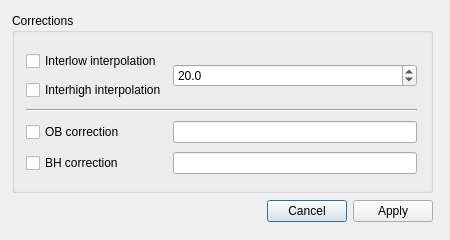
<?xml version="1.0" encoding="UTF-8"?>
<ui version="4.0">
 <class>QCstmCorrectionsDialog</class>
 <widget class="QDialog" name="QCstmCorrectionsDialog">
  <property name="geometry">
   <rect>
    <x>0</x>
    <y>0</y>
    <width>450</width>
    <height>240</height>
   </rect>
  </property>
  <property name="sizePolicy">
   <sizepolicy hsizetype="Preferred" vsizetype="Preferred">
    <horstretch>0</horstretch>
    <verstretch>0</verstretch>
   </sizepolicy>
  </property>
  <property name="minimumSize">
   <size>
    <width>450</width>
    <height>240</height>
   </size>
  </property>
  <property name="maximumSize">
   <size>
    <width>450</width>
    <height>240</height>
   </size>
  </property>
  <property name="windowTitle">
   <string>Dialog</string>
  </property>
  <property name="locale">
   <locale language="English" country="UnitedKingdom"/>
  </property>
  <widget class="QWidget" name="layoutWidget">
   <property name="geometry">
    <rect>
     <x>12</x>
     <y>12</y>
     <width>421</width>
     <height>213</height>
    </rect>
   </property>
   <layout class="QVBoxLayout" name="verticalLayout">
    <item>
     <widget class="QGroupBox" name="groupBox">
      <property name="sizePolicy">
       <sizepolicy hsizetype="Expanding" vsizetype="Fixed">
        <horstretch>0</horstretch>
        <verstretch>0</verstretch>
       </sizepolicy>
      </property>
      <property name="minimumSize">
       <size>
        <width>250</width>
        <height>180</height>
       </size>
      </property>
      <property name="title">
       <string>Corrections</string>
      </property>
      <widget class="QWidget" name="layoutWidget">
       <property name="geometry">
        <rect>
         <x>14</x>
         <y>35</y>
         <width>391</width>
         <height>131</height>
        </rect>
       </property>
       <layout class="QGridLayout" name="gridLayout">
        <item row="0" column="0">
         <widget class="QCheckBox" name="deadpixelsinterpolationCheckbox">
          <property name="sizePolicy">
           <sizepolicy hsizetype="Minimum" vsizetype="Fixed">
            <horstretch>0</horstretch>
            <verstretch>0</verstretch>
           </sizepolicy>
          </property>
          <property name="toolTip">
           <string>Dead pixel interpolation  (smoothing algorithm)</string>
          </property>
          <property name="text">
           <string>Interlow interpolation</string>
          </property>
         </widget>
        </item>
        <item row="4" column="0">
         <widget class="QCheckBox" name="bhcorrCheckbox">
          <property name="sizePolicy">
           <sizepolicy hsizetype="Minimum" vsizetype="Fixed">
            <horstretch>0</horstretch>
            <verstretch>0</verstretch>
           </sizepolicy>
          </property>
          <property name="toolTip">
           <string>Beam hardening correction</string>
          </property>
          <property name="text">
           <string>BH correction</string>
          </property>
         </widget>
        </item>
        <item row="2" column="0" colspan="3">
         <widget class="Line" name="line">
          <property name="sizePolicy">
           <sizepolicy hsizetype="Expanding" vsizetype="Fixed">
            <horstretch>0</horstretch>
            <verstretch>0</verstretch>
           </sizepolicy>
          </property>
          <property name="orientation">
           <enum>Qt::Horizontal</enum>
          </property>
         </widget>
        </item>
        <item row="3" column="1" colspan="2">
         <widget class="QLineEdit" name="obcorrLineEdit">
          <property name="enabled">
           <bool>true</bool>
          </property>
          <property name="minimumSize">
           <size>
            <width>150</width>
            <height>0</height>
           </size>
          </property>
          <property name="readOnly">
           <bool>true</bool>
          </property>
         </widget>
        </item>
        <item row="4" column="1" colspan="2">
         <widget class="QLineEdit" name="bhcorrLineEdit">
          <property name="minimumSize">
           <size>
            <width>150</width>
            <height>0</height>
           </size>
          </property>
          <property name="dragEnabled">
           <bool>false</bool>
          </property>
          <property name="readOnly">
           <bool>true</bool>
          </property>
         </widget>
        </item>
        <item row="3" column="0">
         <widget class="QCheckBox" name="obcorrCheckbox">
          <property name="sizePolicy">
           <sizepolicy hsizetype="Minimum" vsizetype="Fixed">
            <horstretch>0</horstretch>
            <verstretch>0</verstretch>
           </sizepolicy>
          </property>
          <property name="toolTip">
           <string>Open beam correction also known as flat-field correction</string>
          </property>
          <property name="text">
           <string>OB correction</string>
          </property>
         </widget>
        </item>
        <item row="1" column="0">
         <widget class="QCheckBox" name="highinterpolationCheckbox">
          <property name="sizePolicy">
           <sizepolicy hsizetype="Minimum" vsizetype="Fixed">
            <horstretch>0</horstretch>
            <verstretch>0</verstretch>
           </sizepolicy>
          </property>
          <property name="toolTip">
           <string>High pixel interpolation  (smoothing algorithm)</string>
          </property>
          <property name="text">
           <string>Interhigh interpolation</string>
          </property>
         </widget>
        </item>
        <item row="0" column="1" rowspan="2" colspan="2">
         <widget class="QDoubleSpinBox" name="noisyPixelMeanMultiplier">
          <property name="sizePolicy">
           <sizepolicy hsizetype="Expanding" vsizetype="Fixed">
            <horstretch>0</horstretch>
            <verstretch>0</verstretch>
           </sizepolicy>
          </property>
          <property name="minimumSize">
           <size>
            <width>150</width>
            <height>0</height>
           </size>
          </property>
          <property name="toolTip">
           <string>Smoothing multiplier for interlow and interhigh algorithms</string>
          </property>
          <property name="layoutDirection">
           <enum>Qt::LeftToRight</enum>
          </property>
          <property name="decimals">
           <number>1</number>
          </property>
          <property name="value">
           <double>20.000000000000000</double>
          </property>
         </widget>
        </item>
       </layout>
      </widget>
     </widget>
    </item>
    <item>
     <layout class="QHBoxLayout" name="horizontalLayout">
      <item>
       <spacer name="horizontalSpacer">
        <property name="orientation">
         <enum>Qt::Horizontal</enum>
        </property>
        <property name="sizeType">
         <enum>QSizePolicy::Expanding</enum>
        </property>
        <property name="sizeHint" stdset="0">
         <size>
          <width>40</width>
          <height>20</height>
         </size>
        </property>
       </spacer>
      </item>
      <item>
       <widget class="QDialogButtonBox" name="buttonBox">
        <property name="sizePolicy">
         <sizepolicy hsizetype="Fixed" vsizetype="Fixed">
          <horstretch>0</horstretch>
          <verstretch>0</verstretch>
         </sizepolicy>
        </property>
        <property name="layoutDirection">
         <enum>Qt::RightToLeft</enum>
        </property>
        <property name="orientation">
         <enum>Qt::Horizontal</enum>
        </property>
        <property name="standardButtons">
         <set>QDialogButtonBox::Cancel</set>
        </property>
        <property name="centerButtons">
         <bool>false</bool>
        </property>
       </widget>
      </item>
      <item>
       <widget class="QPushButton" name="applyCorr">
        <property name="sizePolicy">
         <sizepolicy hsizetype="Fixed" vsizetype="Fixed">
          <horstretch>0</horstretch>
          <verstretch>0</verstretch>
         </sizepolicy>
        </property>
        <property name="layoutDirection">
         <enum>Qt::RightToLeft</enum>
        </property>
        <property name="text">
         <string>Apply</string>
        </property>
       </widget>
      </item>
     </layout>
    </item>
   </layout>
  </widget>
 </widget>
 <resources/>
 <connections>
  <connection>
   <sender>buttonBox</sender>
   <signal>rejected()</signal>
   <receiver>QCstmCorrectionsDialog</receiver>
   <slot>reject()</slot>
   <hints>
    <hint type="sourcelabel">
     <x>316</x>
     <y>260</y>
    </hint>
    <hint type="destinationlabel">
     <x>286</x>
     <y>274</y>
    </hint>
   </hints>
  </connection>
  <connection>
   <sender>buttonBox</sender>
   <signal>accepted()</signal>
   <receiver>QCstmCorrectionsDialog</receiver>
   <slot>accept()</slot>
   <hints>
    <hint type="sourcelabel">
     <x>248</x>
     <y>254</y>
    </hint>
    <hint type="destinationlabel">
     <x>157</x>
     <y>274</y>
    </hint>
   </hints>
  </connection>
 </connections>
</ui>
